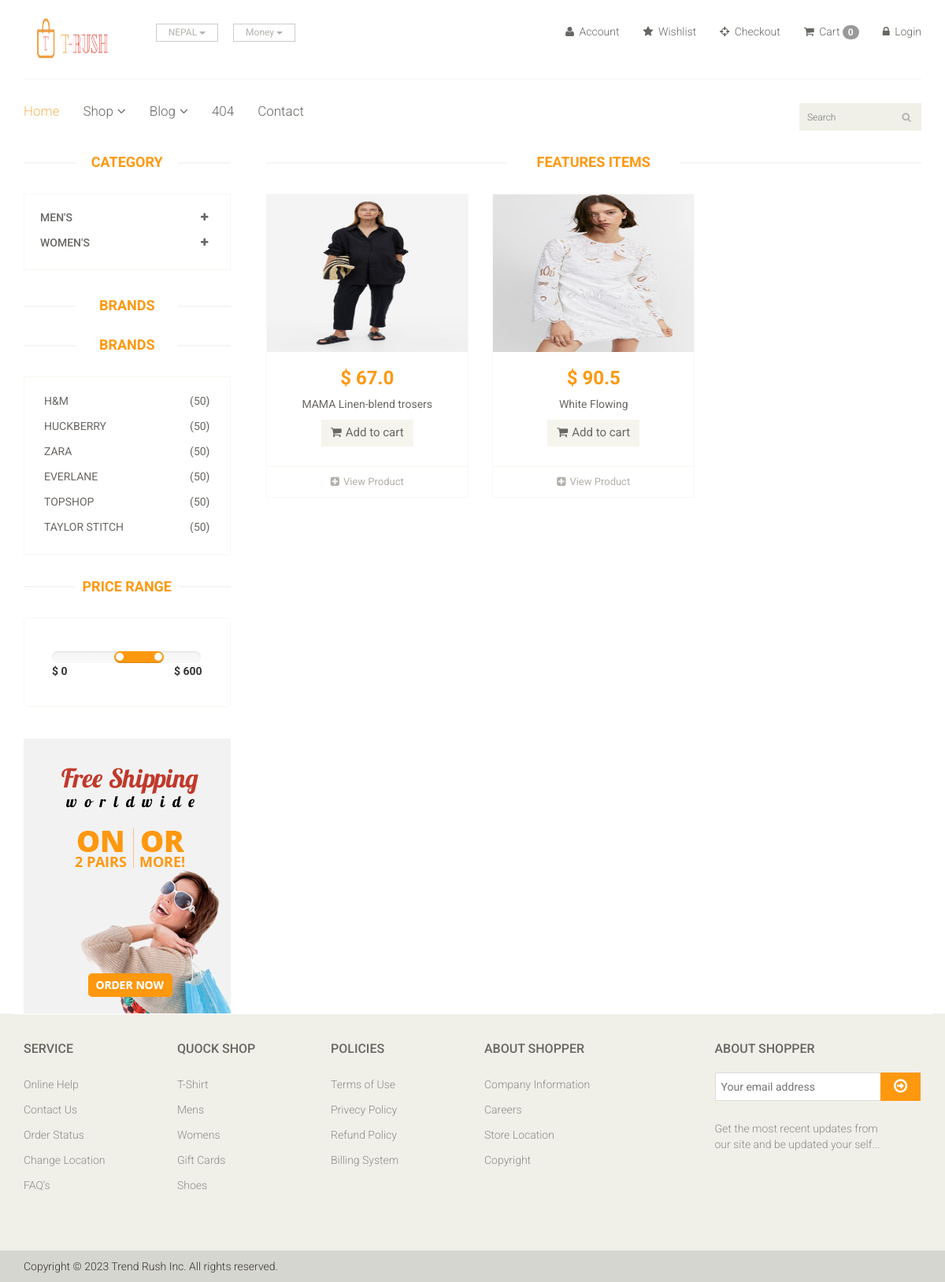
The page /product/?brand=1 on the database its author committed.
### app/models.py (models this page shows, shortened)
class Category(models.Model):
    name = models.CharField(max_length=100)

class Brand(models.Model):
    name = models.CharField(max_length=50)

class Product(models.Model):
    Avaliability = (
        ('In Stock','In Stock'),
    ('Out of Stock','Out of Stock'),
    )
    category = models.ForeignKey(Category, on_delete=models.CASCADE,null=True,default=None)
    subcategory = models.ForeignKey(SubCategory, on_delete=models.CASCADE,null=True, default=None)
    brand = models.ForeignKey(Brand, on_delete=models.CASCADE)
    image = models.ImageField(upload_to='ecommerce/prodimg')
    name = models.CharField(max_length=100)
    price = models.FloatField()
    Avaliability = models.CharField(choices=Avaliability,max_length=100, null=True)
    date = models.DateField(auto_now_add=True)

### testbca/views.py (the view)
# urls.py: path('product/', views.Product_Page, name="product"),
def Product_Page(request):
    category = Category.objects.all()
    brand = Brand.objects.all()
    brandID = request.GET.get('brand')
    categoryID = request.GET.get('category')
    if categoryID:
        product = Product.objects.filter(
            subcategory=categoryID).order_by('-id')
    elif brandID:
        product = Product.objects.filter(brand=brandID).order_by('-id')
    else:
        product = Product.objects.all()
    context = {
        'category': category,
        'brand': brand,
        'product': product,
    }
    return render(request, 'product.html', context)

### templates/product.html (shortened to what this page needs)
{% extends "base.html" %}
{% block body %}
<section>
    <div class="container">
        <div class="row">
            <div class="col-sm-3">
                <div class="left-sidebar">
                    <h2>Category</h2>
                    <div class="panel-group category-products" id="accordian">
                            {% for cat in category %}
							<div class="panel panel-default">
								<div class="panel-heading">
									<h4 class="panel-title">
										<a data-toggle="collapse" data-parent="#accordian" href="#{{cat.id}}">
											<span class="badge pull-right"><i class="fa fa-plus"></i></span>
											{{cat.name}}
										</a>
									</h4>
								</div>
							</div>
							{% endfor %}
                    </div>
                    <div class="brands_products">
                        <h2>Brands</h2>
                        <div class="brands_products">
							<h2>Brands</h2>
							<div class="brands-name">
								<ul class="nav nav-pills nav-stacked">
									{% for i in brand  %}
									<li><a href="/product/?brand={{i.id}}"> <span class="pull-right">(50)</span>{{i.name}}</a></li>
									{% endfor %}
								</ul>
							</div>
						</div>
                    </div>
                    <div class="price-range">
                        <h2>Price Range</h2>
                        <div class="well">
                             <input type="text" class="span2" value="" data-slider-min="0" data-slider-max="600" data-slider-step="5" data-slider-value="[250,450]" id="sl2" ><br />
                             <b>$ 0</b> <b class="pull-right">$ 600</b>
                        </div>
                    </div>
                    <div class="shipping text-center">
                        <img src="images/home/shipping.jpg" alt="" />
                    </div>
                </div>
            </div>
            <div class="col-sm-9 padding-right">
                <div class="features_items">
                    <h2 class="title text-center">Features Items</h2>
                    {% for prod in product %}
						<div class="col-sm-4">
							<div class="product-image-wrapper">
								<div class="single-products">
										<div class="productinfo text-center">
											<img src="/{{prod.image}}" alt="" height="200px" />
											<h2>$ {{prod.price}}</h2>
											<p>{{prod.name}}</p>
											<a href="{% url 'cart_add' prod.id %}" class="btn btn-default add-to-cart"><i class="fa fa-shopping-cart"></i>Add to cart</a>
										</div>
										<div class="product-overlay">
											<div class="overlay-content">
											</div>
										</div>
								</div>
								<div class="choose">
									<ul class="nav nav-pills nav-justified">
										<li><a href="{{prod.id}}"><i class="fa fa-plus-square"></i>View Product</a></li>
									</ul>
								</div>
							</div>
						</div>
						{% endfor %}
                </div>
            </div>
        </div>
    </div>
</section>
{% endblock body %}

### static/app/css/main.css (style rules this page uses)
body { font-family: 'Roboto', sans-serif; background:; position: relative; font-weight:400px; }
ul li { list-style: none; }
a { -webkit-transition: 300ms; -moz-transition: 300ms; -o-transition: 300ms; transition: 300ms; }
h1, h2, h3, h4, h5, h6 { font-family: 'Roboto', sans-serif; }
.category-products { border: 1px solid #F7F7F0; margin-bottom: 35px; padding-bottom: 20px; padding-top: 15px; }
.left-sidebar h2, .brands_products h2 { color: #FE980F; font-family: 'Roboto', sans-serif; font-size: 18px; font-weight: 700; margin: 0 auto 30px; text-align: center; text-transform: uppercase; position: relative; z-index:3; }
.left-sidebar h2:after, h2.title:after { content: " "; position: absolute; border: 1px solid #f5f5f5; bottom:8px; left: 0; width: 100%; height: 0; z-index: -2; }
.left-sidebar h2:before { content: " "; position: absolute; background: #fff; bottom: -6px; width: 130px; height: 30px; z-index: -1; left: 50%; margin-left: -65px; }
h2.title:before { content: " "; position: absolute; background: #fff; bottom: -6px; width: 220px; height: 30px; z-index: -1; left: 50%; margin-left: -110px; }
.category-products .panel { background-color: #FFFFFF; border: 0px; border-radius: 0px; box-shadow:none; margin-bottom: 0px; }
.category-products .panel-default .panel-heading { background-color: #FFFFFF; border: 0 none; color: #FFFFFF; padding: 5px 20px; }
.category-products .panel-default .panel-heading .panel-title a { color: #696763; font-family: 'Roboto', sans-serif; font-size: 14px; text-decoration: none; text-transform: uppercase; }
.category-products .badge { background:none; border-radius: 10px; color: #696763; display: inline-block; font-size: 12px; font-weight: bold; line-height: 1; min-width: 10px; padding: 3px 7px; text-align: center; vertical-align: baseline; white-space: nowrap; }
.brands-name { border: 1px solid #F7F7F0; padding-bottom: 20px; padding-top: 15px; }
.brands-name .nav-stacked li a { background-color: #FFFFFF; color: #696763; font-family: 'Roboto', sans-serif; font-size: 14px; padding: 5px 25px; text-decoration: none; text-transform: uppercase; }
.shipping { background-color: #F2F2F2; margin-top: 40px; overflow: hidden; padding-top: 20px; position: relative; }
.price-range { margin-top:30px; }
.well { background-color: #FFFFFF; border: 1px solid #F7F7F0; border-radius: 4px; box-shadow: none; margin-bottom: 20px; min-height: 20px; padding: 35px; }
.padding-right { padding-right: 0; }
.features_items { overflow:hidden; }
h2.title { color: #FE980F; font-family: 'Roboto', sans-serif; font-size: 18px; font-weight: 700; margin: 0 15px; text-transform: uppercase; margin-bottom: 30px; position: relative; }
.product-image-wrapper { border:1px solid #F7F7F5; overflow: hidden; margin-bottom:30px; }
.single-products { position: relative; }
.productinfo h2 { color: #FE980F; font-family: 'Roboto', sans-serif; font-size: 24px; font-weight: 700; }
.productinfo p { font-family: 'Roboto', sans-serif; font-size: 14px; font-weight: 400; color: #696763; }
.productinfo img { width: 100%; }
.productinfo { position:relative; }
.product-overlay { background:#FE980F; top: 0; display: none; height: 0; position: absolute; transition: height 500ms ease 0s; width: 100%; display: block; opacity:; }
.product-overlay .overlay-content { bottom: 0; position: absolute; bottom: 0; text-align: center; width: 100%; }
.add-to-cart { background:#F5F5ED; border: 0 none; border-radius: 0; color: #696763; font-family: 'Roboto', sans-serif; font-size: 15px; margin-bottom: 25px; }
.add-to-cart i { margin-right:5px; }
.choose { border-top: 1px solid #F7F7F0; }
.choose ul li a { color: #B3AFA8; font-family: 'Roboto', sans-serif; font-size: 13px; padding-left: 0; padding-right: 0; }
.choose ul li a i { margin-right:5px; }

### rows shown on the page
Category: name "MEN'S"
Category: name "WOMEN'S"
Brand: name "H&M"
Brand: name "HUCKBERRY"
Brand: name "ZARA"
Brand: name "EVERLANE"
Brand: name "TOPSHOP"
Brand: name "TAYLOR STITCH"
Product: image (picture), price "67.0", name "MAMA Linen-blend trosers"
Product: image (picture), price "90.5", name "White Flowing"

### other values the page prints
{{ request.session.cart|length }} "0"
